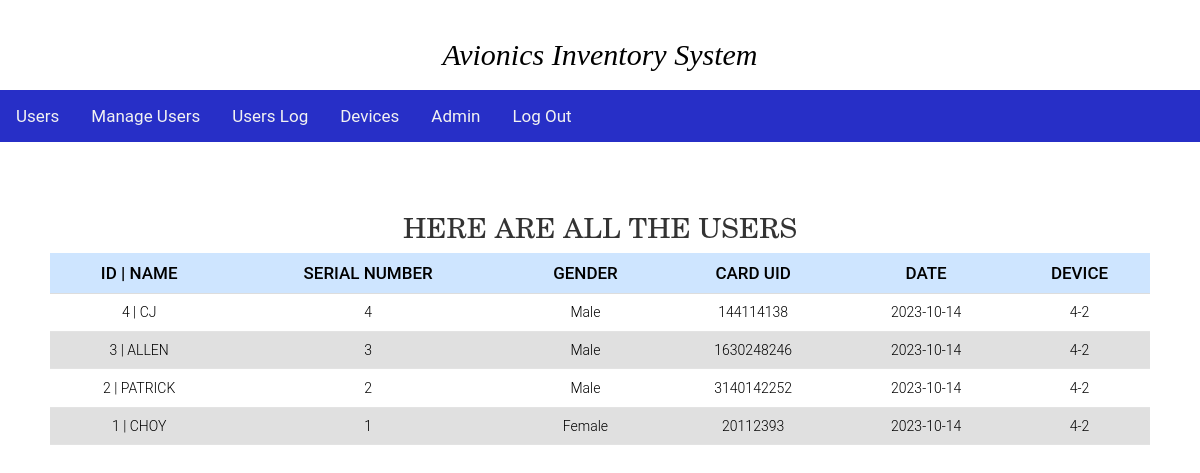
The app's page /0_index.php (signed in) with its own data.
### tables this page shows
CREATE TABLE `users` (
  `id` int(11) NOT NULL,
  `username` varchar(30) NOT NULL DEFAULT 'None',
  `serialnumber` double NOT NULL DEFAULT 0,
  `gender` varchar(10) NOT NULL DEFAULT 'None',
  `email` varchar(50) NOT NULL DEFAULT 'None',
  `card_uid` varchar(30) NOT NULL,
  `card_select` tinyint(1) NOT NULL DEFAULT 0,
  `user_date` date NOT NULL,
  `device_uid` varchar(20) NOT NULL DEFAULT '0',
  `device_dep` varchar(20) NOT NULL DEFAULT '0',
  `add_card` tinyint(1) NOT NULL DEFAULT 0,
  `itemhold` varchar(20) DEFAULT NULL
);

### 0_index.php (the view, shortened to what this page needs)
<!DOCTYPE html>
<html>
<head>
    <link rel="stylesheet" type="text/css" href="css/Users.css">
</head>
<body>
<?php include'header.php'; ?>
<main>
<section>
  <h1 class="slideInDown animated">Here are all the Users</h1>
  <div class="table-responsive slideInRight animated" style="max-height: 400px;">
    <table class="table">
      <thead class="table-primary">
        <tr>
          <th>ID | Name</th>
          <th>Serial Number</th>
          <th>Gender</th>
          <th>Card UID</th>
          <th>Date</th>
          <th>Device</th>
        </tr>
      </thead>
      <tbody class="table-secondary">
        <?php
          require'connectDB.php';
            $sql = "SELECT * FROM users WHERE add_card=1 ORDER BY id DESC";
            $result = mysqli_stmt_init($conn);
            if (!mysqli_stmt_prepare($result, $sql)) {
                echo '<p class="error">SQL Error</p>';
            }
            else{
                mysqli_stmt_execute($result);
                $resultl = mysqli_stmt_get_result($result);
              if (mysqli_num_rows($resultl) > 0){
                  while ($row = mysqli_fetch_assoc($resultl)){
          ?>
                      <TR>
                      <TD><?php echo $row['id']; echo" | "; echo $row['username'];?></TD>
                      <TD><?php echo $row['serialnumber'];?></TD>
                      <TD><?php echo $row['gender'];?></TD>
                      <TD><?php echo $row['card_uid'];?></TD>
                      <TD><?php echo $row['user_date'];?></TD>
                      <TD><?php echo $row['device_dep'];?></TD>
                      </TR>
        <?php
                }
            }
          }
        ?>
      </tbody>
    </table>
  </div>
</section>
</main>
</body>
</html>

### css/Users.css (style rules this page uses)
h1 { font-size: 28px !important; color: #000; text-transform: uppercase; font-weight: 300; font-family: New Century Schoolbook, TeX Gyre Schola, serif !important; text-align: center; margin-bottom: 15px; }
th { padding: 15px; text-align: center !important; font-weight: 500; font-size: 17px; color: #000; text-transform: uppercase; border: none !important; background-color: rgba(255,255,255,0.3) !important; }
td { padding: 15px; text-align: center; font-weight: 300; font-size: 14px; color: #000000; border-bottom: solid 2px rgba(255,255,255,0.1); }
section { margin: 50px; }
section { overflow-x:hidden; }

### css/header.css (style rules this page uses)
* { text-decoration: none; box-sizing: border-box; }
body { font-family: 'Roboto', sans-serif; margin: 0; font-size: 15px; }
header, main { width: 100%; display: block; margin: 0 auto; }
tbody tr:nth-child(even) { background-color: #e0e0e0; }
tbody tr:nth-child(odd) { background-color: #ffffff; }

### records on screen
users: id "4", username "CJ", serialnumber "4", gender "Male", card_uid "144114138", user_date "2023-10-14", device_dep "4-2"
users: id "3", username "ALLEN", serialnumber "3", gender "Male", card_uid "1630248246", user_date "2023-10-14", device_dep "4-2"
users: id "2", username "PATRICK", serialnumber "2", gender "Male", card_uid "3140142252", user_date "2023-10-14", device_dep "4-2"
users: id "1", username "CHOY", serialnumber "1", gender "Female", card_uid "20112393", user_date "2023-10-14", device_dep "4-2"

### other values on screen
$_SESSION['Admin-name'] "Admin"
